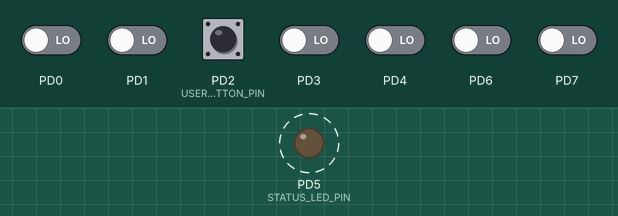
Simulated run of this program. Board: ATmega328P, built with avr-gcc and emulated at 16 MHz. On the bench: output pins drawn as LEDs (lit = HIGH). Dashed ring = blinking. Inputs (shaded band) come from the test bench; at power-on: PD2 (USER_BUTTON_PIN) HIGH, PD0, PD1, PD3, PD4, PD6, PD7 LOW.

Above: at 2.3 s.
2.4 s: PD2 (USER_BUTTON_PIN) pulled LOW for 0.55 s
At 3.2 s:
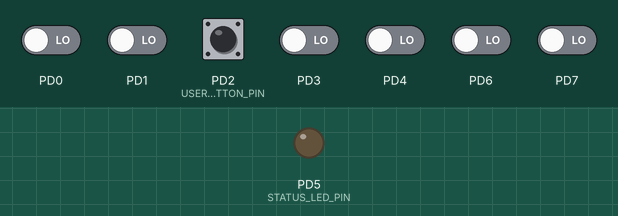
4.4 s: PD2 (USER_BUTTON_PIN) pulled LOW for 1 s
At 4.64 s:
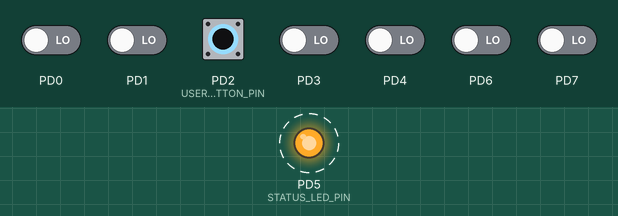
Timing chart, 0 to 14.3 s (numbered marks = the images above; inputs shaded):
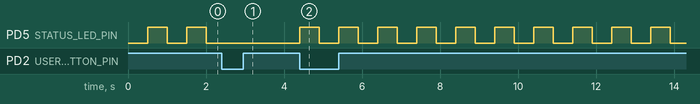

Measured:
- after the input at 2.4 s, PD5 (STATUS_LED_PIN): stops changing and stays LOW
- after the input at 4.4 s, PD5 (STATUS_LED_PIN): alternates HIGH for 0.50 s and LOW for 0.50 s, starting at once
- by itself, PD5 (STATUS_LED_PIN): alternates HIGH for 0.50 s and LOW for 0.50 s

The program:

main.c
```c
#define F_CPU 16000000UL

#include <avr/io.h>
#include <avr/interrupt.h>
#include <stdint.h>
#include "gpio.h"

/* System tick (from 02-cooperative-multitasking) */
volatile uint32_t system_ticks = 0;

ISR(TIMER1_COMPA_vect) {
    system_ticks++;
}
void system_tick_init(void) {

    cli();                  // Disable global interrupts

    TCCR1A = 0;             // Normal port operation, WGM bits in TCCR18
    TCCR1B = 0;

    // Configure Timer1 in CTC mode (WGM12 bit).
    TCCR1B |= (1 << WGM12); // set CTC mode: WGM12 = 1 (mode 4)

    // Set the compare value in OCR1A to 249.
    OCR1A = 249;
    // Set the prescaler to 64 (CS11 and CS10 bits).
    TCCR1B |= (1 << CS11) | (1 << CS10);

    // Enable the Timer1 Compare A interrupt (OCIE1A bit).
    TIMSK1 |= (1 << OCIE1A);

    sei(); // Enable global interrupts. This must be called for any interrupt to work.
}

/* --- External interrupt (INT0) --- */

// --- Global Volatile Flag ---
// This flag is our communication channel between the ISR and main loop.
volatile uint8_t g_button_pressed_flag = 0;

// --- NEW: ISR for External Interrupt 0 (INT0) ---
ISR(INT0_vect) {
    // Set the flag. That's it. Keep it fast!
    g_button_pressed_flag = 1;
}

// --- NEW: Initialization for External Interrupt 0 ---
void external_interrupt_init(void) {
    // Use our GPIO driver to configure the button pin.
    gpio_set_direction(GPIO_PORT_D, 2, GPIO_PIN_INPUT);
    gpio_set_pullup(GPIO_PORT_D, 2, 1);

    // Configure EICRA to trigger INT0 on a falling edge.
    // You need to set ISC01 and clear ISC00.
    EICRA |= (1 << ISC01);
    EICRA &= ~(1 << ISC00);

    // Enable the external interrupt for INT0 in the EIMSK register.
    EIMSK |= (1 << INT0);
}

/* --- Debouncing and state management --- */

#define STATUS_LED_PORT GPIO_PORT_D
#define STATUS_LED_PIN 5
#define USER_BUTTON_PORT GPIO_PORT_D
#define USER_BUTTON_PIN 2

volatile uint8_t g_led_is_blinking = 1;

void task_process_button_press(void) {
    static uint32_t last_debounce_time = 0;
    const uint16_t DEBOUNCE_DELAY_MS = 50;

    // Check if the ISR has set our flag AND we are outside the debounce window
    if (g_button_pressed_flag && (system_ticks - last_debounce_time) > DEBOUNCE_DELAY_MS) {
        g_led_is_blinking = !g_led_is_blinking; // Toggle the application state
        g_button_pressed_flag = 0; // Clear the flag now that we've handled it
        last_debounce_time = system_ticks; // Start the debounce timer
    }
}

void task_blink_led(void) {
    static uint32_t last_toggle_time = 0;
    if (!g_led_is_blinking) {
        gpio_write(STATUS_LED_PORT, STATUS_LED_PIN, GPIO_PIN_LOW);
        return;
    }
    if ((system_ticks - last_toggle_time) >= 500) {
        // Toggle the LED using your GPIO driver
        uint8_t cur = gpio_read(STATUS_LED_PORT, STATUS_LED_PIN);
        gpio_write(STATUS_LED_PORT, STATUS_LED_PIN,
            cur == GPIO_PIN_HIGH ? GPIO_PIN_LOW : GPIO_PIN_HIGH);
        last_toggle_time = system_ticks;
    }
}

int main(void) {
    // --- INITIALIZATION ---
    gpio_set_direction(STATUS_LED_PORT, STATUS_LED_PIN, GPIO_PIN_OUTPUT);
    external_interrupt_init(); // Sets up button pin as well
    system_tick_init();

    sei(); // Enable global interrupts

    // --- SUPERLOOP ---
    while (1) {
        task_process_button_press(); // Check for and handle events
        task_blink_led(); // Update state based on events
    }
    return 0;
}
```

gpio.c
```c
#include "gpio.h"

// Helper arrays to map enum to actual registers
static volatile uint8_t* ddr_registers[] = {&DDRB, &DDRC, &DDRD};
static volatile uint8_t* port_registers[] = {&PORTB, &PORTC, &PORTD};
static volatile uint8_t* pin_registers[] = {&PINB, &PINC, &PIND};

void gpio_set_direction(GpioPort_t port, uint8_t pin_num, GpioDirection_t direction) {
    if (direction == GPIO_PIN_OUTPUT) {
        *ddr_registers[port] |= (1 << pin_num);
    } else {
        *ddr_registers[port] &= ~(1 << pin_num);
    }
}

void gpio_write(GpioPort_t port, uint8_t pin_num, GpioValue_t value) {
    // Use the PORTx register (from port_registers) to drive the pin HIGH or LOW
    if (value == GPIO_PIN_HIGH) {
        *port_registers[port] |= (1 << pin_num);   // set bit → drive pin HIGH
    } else {
        *port_registers[port] &= ~(1 << pin_num);  // clear bit → drive pin LOW
    }
    // 'port_registers' array and perform bitwise operations to set
    // the pin HIGH or LOW based on the 'value' parameter.
}

void gpio_set_pullup(GpioPort_t port, uint8_t pin_num, uint8_t enable) {
    // Enabling a pull-up is the same as writing HIGH to an input pin.
    if(enable){
        *port_registers[port] |= (1 << pin_num); // enable pull-up
    } else{
        *port_registers[port] &= ~(1 << pin_num); // disable pull-up
    }
    gpio_write(port, pin_num, enable ? GPIO_PIN_HIGH : GPIO_PIN_LOW);
}

GpioValue_t gpio_read(GpioPort_t port, uint8_t pin_num) {
    // This function use the correct register from the
    // 'pin_registers' array. Read the register's value, check if the
    // specific bit for 'pin_num' is set, and return GPIO_PIN_HIGH or GPIO_PIN_LOW.
    // =============================================================================
    // Read the current logic level of the specified pin:
    // 1. Access the correct PINx register via pin_registers[port].
    // 2. Apply a bit mask (1 << pin_num) to isolate the target pin.
    // 3. If the bit is set → return GPIO_PIN_HIGH, else → return GPIO_PIN_LOW.
    if (*pin_registers[port] & (1 << pin_num)) {
        return GPIO_PIN_HIGH;
    } else {
        return GPIO_PIN_LOW;
    }

    //            ----- Short-hand version of if-else block above -----
    // return (*pin_registers[port] & (1 << pin_num)) ? GPIO_PIN_HIGH : GPIO_PIN_LOW;
    // ------------------------------------------------------------------------------
}
```

gpio.h
```c
// Header guard to prevent multiple inclusions
#ifndef GPIO_H
#define GPIO_H

#include <avr/io.h>

// --- Type Definitions for Readability ---
typedef enum { GPIO_PORT_B, GPIO_PORT_C, GPIO_PORT_D } GpioPort_t;
typedef enum { GPIO_PIN_INPUT, GPIO_PIN_OUTPUT } GpioDirection_t;
typedef enum { GPIO_PIN_LOW, GPIO_PIN_HIGH } GpioValue_t;

// --- Function Prototypes (Public API) ---
void gpio_set_direction(GpioPort_t port, uint8_t pin_num, GpioDirection_t direction);
void gpio_set_pullup(GpioPort_t port, uint8_t pin_num, uint8_t enable);
void gpio_write(GpioPort_t port, uint8_t pin_num, GpioValue_t value);
GpioValue_t gpio_read(GpioPort_t port, uint8_t pin_num);

#endif // GPIO_H
```
